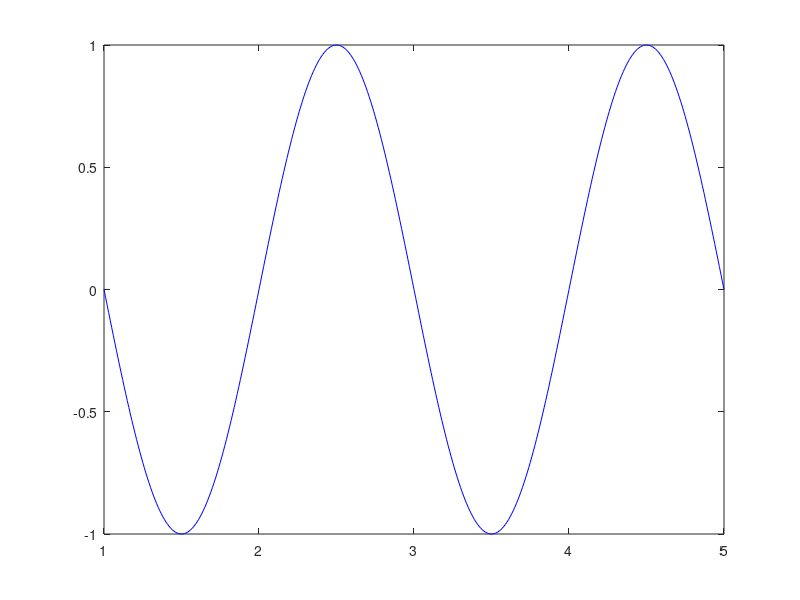

This figure's MATLAB source:
% Representar t = Asen(wt + f)
% rep(A, w, t, f)
function [] = repej1(style, A, w, f, t)
    if ( nargin < 1 )
        style = '-b';
    end
    if ( nargin < 2 )
        A = 1;
    end
    if ( nargin < 3 )
        w = pi;
    end
    if ( nargin < 4 )
        f = 0;
    end
    if ( nargin < 5 )
        t = [1:.01:5];
    end
    
    y = A * sin(w * t + f);
    
    plot(t, y, style)
end
